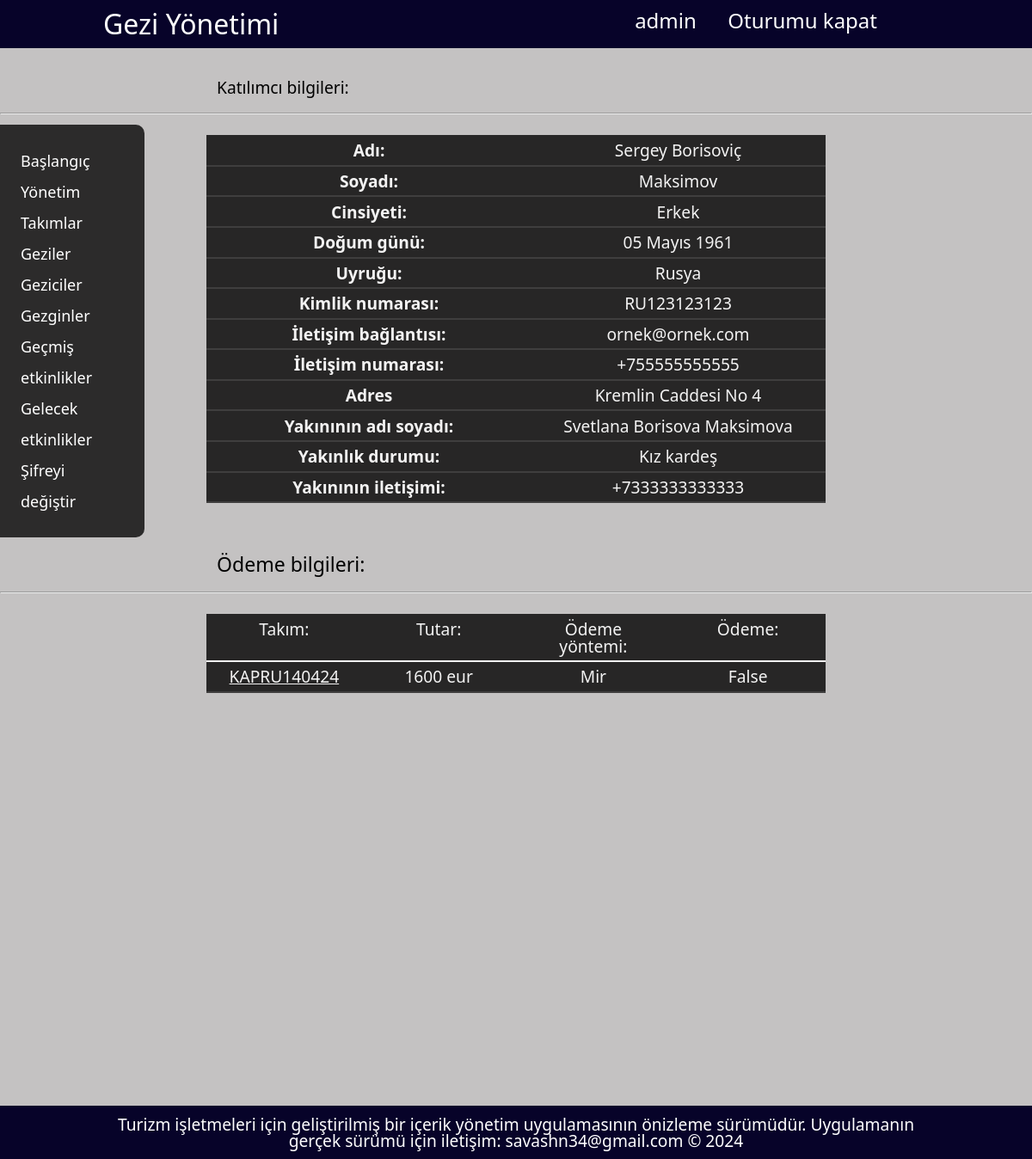
The app's page /gezgin/ru123123123 (signed in) with its own data.
### geziuygulamasi/models.py (models this page shows, shortened)
class Gezginler(models.Model):
    ad = models.CharField(max_length=100)
    soyad = models.CharField(max_length=100)
    cinsiyet = models.ForeignKey(Cinsiyetler, on_delete=models.CASCADE)
    dogum = models.DateField()
    uyruk = models.ForeignKey(Uyruklar, on_delete=models.CASCADE)
    pasaport_no = models.CharField(max_length=100)
    e_posta = models.CharField(max_length=100)
    telefon = models.CharField(max_length=50)
    adres = models.CharField(max_length=500)
    yakin_ad = models.CharField(max_length=100)
    yakinlik = models.ForeignKey(Yakinliklar, on_delete=models.CASCADE)
    yakin_tel = models.CharField(max_length=50)
    takim = models.ManyToManyField(Takimlar)
    slug = models.SlugField(null=True, blank=True, unique=True, db_index=True)

class Cinsiyetler(models.Model):
    cinsiyet = models.CharField(max_length=50)
    def __str__(self):
        return self.cinsiyet

class Uyruklar(models.Model):
    uyruk = models.CharField(max_length=100)
    def __str__(self):
        return self.uyruk

class Yakinliklar(models.Model):
    yakinlik = models.CharField(max_length=50)
    def __str__(self):
        return self.yakinlik

class Gezginler_Odeme(models.Model):
    takim = models.ForeignKey(Takimlar, on_delete=models.CASCADE, null=True, blank=True)
    gezgin = models.ForeignKey(Gezginler, on_delete=models.CASCADE)
    tutar = models.CharField(max_length=100)
    doviz = models.ForeignKey(Doviz, on_delete=models.CASCADE)
    odeme_yontemi = models.ForeignKey(Odeme_Yontemleri, on_delete=models.CASCADE)
    odendi = models.BooleanField(default=False)

class Takimlar(models.Model):
    takim_adi = models.CharField(max_length=50, null=True)
    gezi = models.ForeignKey(Geziler, on_delete=models.CASCADE)
    baslangic = models.DateTimeField(null=False)
    bitis = models.DateTimeField(null=False)
    gezicisi = models.ForeignKey(Geziciler, on_delete=models.CASCADE)
    gidis_ucagi = models.ForeignKey(Ucaklar, related_name='gidis_ucagi', on_delete=models.CASCADE)
    gidis_ucus_no = models.CharField(max_length=50)
    gidis_ucak_kalkis_yeri = models.ForeignKey(Ucus_Alanlari, null=True, related_name='gidis_ucak_kalkis_yeri', on_delete=models.CASCADE)
    gidis_ucak_kalkis = models.DateTimeField(null=True)
    gidis_ucak_inis_yeri = models.ForeignKey(Ucus_Alanlari, null=True, related_name='gidis_ucak_inis_yeri', on_delete=models.CASCADE)
    gidis_ucak_inis = models.DateTimeField(null=True)
    donus_ucagi = models.ForeignKey(Ucaklar, null=True, related_name='donus_ucagi', on_delete=models.CASCADE)
    donus_ucus_no = models.CharField(max_length=50)
    donus_ucak_kalkis_yeri = models.ForeignKey(Ucus_Alanlari, null=True, related_name='donus_ucak_kalkis_yeri', on_delete=models.CASCADE)
    donus_ucak_kalkis = models.DateTimeField(null=True)
    donus_ucak_inis_yeri = models.ForeignKey(Ucus_Alanlari, null=True, related_name='donus_ucak_inis_yeri', on_delete=models.CASCADE)
    donus_ucak_inis = models.DateTimeField(null=True)
    slug = models.SlugField(null=True, blank=True, unique=True, db_index=True)
    def __str__(self):
        return self.takim_adi

class Doviz(models.Model):
    doviz = models.CharField(max_length=10)
    def __str__(self):
        return self.doviz

class Odeme_Yontemleri(models.Model):
    odeme_yontemi = models.CharField(max_length=100)
    def __str__(self):
        return self.odeme_yontemi

### geziuygulamasi/views.py (the view)
# urls.py: path("gezgin/<slug:slug>", views.gezgin, name="gezgin"),
def gezgin(request, slug):
    if not request.user.is_authenticated:
        return redirect("giris")
    gezgin = Gezginler.objects.filter(slug=slug)
    gezgin_odeme = Gezginler_Odeme.objects.filter(gezgin__slug=slug)
    user_agent = get_user_agent(request)
    context = {
        "gezgin": gezgin,
        "gezgin_odeme": gezgin_odeme,
        "user_agent": user_agent,
    }
    return render(request, 'gezgin.html', context)

### geziuygulamasi/templates/gezgin.html
{% extends "base.html" %}
{% block content %}
<div class="icerik"><h3>Katılımcı bilgileri:</h3></div><hr><br>
{% for g in gezgin %}
<table>
    <tbody>
        <tr>
            <th>Adı:</th>
            <td>{{ g.ad|title }}</td>
        </tr>
        <tr>
            <th>Soyadı:</th>
            <td>{{ g.soyad|title }}</td>
        </tr>
        <tr>
            <th>Cinsiyeti:</th>
            <td>{{ g.cinsiyet|title }}</td>
        </tr>
        <tr>
            <th>Doğum günü:</th>
            <td>{{ g.dogum }}</td>
        </tr>
        <tr>
            <th>Uyruğu:</th>
            <td>{{ g.uyruk|title }}</td>
        </tr>
        <tr>
            <th>Kimlik numarası:</th>
            <td>{{ g.pasaport_no|upper }}</td>
        </tr>
        <tr>
            <th>İletişim bağlantısı:</th>
            <td>{{ g.e_posta }}</td>
        </tr>
        <tr>
            <th>İletişim numarası:</th>
            <td>{{ g.telefon }}</td>
        </tr>
        <tr>
            <th>Adres</th>
            <td>{{ g.adres|title }}</td>
        </tr>
        <tr>
            <th>Yakınının adı soyadı:</th>
            <td>{{ g.yakin_ad|title }}</td>
        </tr>
        <tr>
            <th>Yakınlık durumu:</th>
            <td>{{ g.yakinlik|capfirst }}</td>
        </tr>
        <tr>
            <th>Yakınının iletişimi:</th>
            <td>{{ g.yakin_tel }}</td>
        </tr>
    </tbody>
</table>
{% endfor %}
{% if user.is_superuser %}
<br><br><br>
<div class="icerik"><h4>Ödeme bilgileri:</h4></div><hr><br>
<table>
    <thead>
        <tr>
            <th>Takım:</th>
            <th>Tutar:</th>
            <th>Ödeme yöntemi:</th>
            <th>Ödeme:</th>
        </tr>
    </thead>
    <tbody>
        {% for odeme in gezgin_odeme %}
        <tr onmouseover="dizinBelirt(true, this)" onmouseout="dizinBelirt(false, this)">
            <td><a href="{% url 'takim' odeme.takim.slug %}">{{ odeme.takim|upper }}</a></td>
            <td>{{ odeme.tutar }} {{ odeme.doviz }}</td>
            <td>{{ odeme.odeme_yontemi|title }}</td>
            <td>{{ odeme.odendi }}</td>
        </tr>
        {% endfor %}
    </tbody>
</table>
{% endif %}
{% endblock %}

### templates/base.html (shortened to what this page needs)
{% load static %}
<!DOCTYPE html>
<html lang="tr">
<head>
    <link rel="stylesheet" href="{% static 'css/style.css' %}">
</head>
<body>
    <header>
        <h1 id="ad"><a href="{% url 'baslangic' %}">Gezi Yönetimi</a></h1>
        {% if user_agent.is_mobile %}
        <div class='sidenav' id='sidebarNav'>
            <a href='javascript:void(0)' class='closeBtn' onclick='closeNav()'>&times;</a>
            {% include "partials/_gezinme.html" %}
        </div>
        <span class='open' onclick='openNav()'>&#9776;</span>
        {% else %}
        <h2 id="secenekler">
            {% if user.is_authenticated %}
                {% if user.get_full_name %}
                    <a href="{% url 'gezici' slug=user.username %}">{{ user.get_full_name|title }}</a>
                {% else %}
                    <a href="{% url 'admin:index' %}">{{ user.username }}</a>
                {% endif %}
                <a href="{% url "cikis" %}">Oturumu kapat</a></li>
            {% elif not user.is_authenticated %}
                <a href="{% url "giris" %}">Giriş yap</a>
            {% endif %}
        {% endif %}
    </header>
    <div class="govde">
        {% if not user_agent.is_mobile %}
            {% if user.is_authenticated %}
            <div class="gezinme">
                {% include "partials/_gezinme.html" %}
            </div>
            {% endif %}
        {% endif %}
    {% block content %}{% endblock %}
    </div>
    <footer>
        <h4>Turizm işletmeleri için geliştirilmiş bir içerik yönetim uygulamasının önizleme sürümüdür. Uygulamanın gerçek sürümü için iletişim: savashn34@gmail.com &copy; 2024</h4>
    </footer>
</body>
</html>

### static/css/style.css (style rules this page uses)
body { background-color: rgb(196, 194, 194); color: black; font-family: system-ui, -apple-system, BlinkMacSystemFont, 'Segoe UI', Roboto, Oxygen, Ubuntu, Cantarell, 'Open Sans', 'Helvetica Neue', sans-serif; }
header { display: flex; background-color: rgb(7, 3, 41); }
header a { color: white; text-decoration: none; }
h1 { font-size: xx-large; margin: 1% 10%; }
h2 { margin: 1% 15%; }
h3 { font-weight: 500; }
h4 { font-size: larger; }
#ad { width: 60%; text-align: left; justify-content: left; }
#secenekler { width: 70%; text-align: right; justify-content: right; font-size: 24px; }
.icerik { font-size: larger; padding: 1% 1%; margin: 0 20%; }
.govde { margin: 2% 0; }
.gezinme { width: 10%; margin-top: 65px; padding: 2% 2%; line-height: 2; background-color: rgb(44, 43, 43); position: absolute; border-top-right-radius: 10px; border-bottom-right-radius: 10px; font-size: large; }
table { margin: 0 20%; width: 60%; border: 1px solid white; background-color: black; color: white; opacity: 0.8; }
thead { border-bottom: 2.5px solid white; }
thead th { font-weight: 500; }
tbody tr { border-bottom: 2px solid rgb(30, 30, 30); }
tbody a { font-weight: 400; color: white; }
th { font-weight: 700; border: 1px solid black; padding: 1% 3%; width: 20%; font-size: larger; }
td { border: 1px solid black; padding: 1% 3%; font-size: larger; width: 15%; text-align: center; }
footer { justify-content: center; text-align: center; margin-top: 40%; margin-bottom: 0; background-color: rgb(7, 3, 41); padding: 1% 10%; color: white; }

### records on screen
Gezginler: ad "Sergey Borisoviç", soyad "Maksimov", cinsiyet "Erkek", dogum "05 Mayıs 1961", uyruk "Rusya", pasaport_no "RU123123123", e_posta "ornek@ornek.com", telefon "+755555555555", adres "Kremlin Caddesi No 4", yakin_ad "Svetlana Borisova Maksimova", yakinlik "Kız kardeş", yakin_tel "+7333333333333"
Gezginler_Odeme: takim "KAPRU140424", tutar "1600", doviz "eur", odeme_yontemi "Mir", odendi "False"

### other values on screen
{{ user.username }} "admin"
